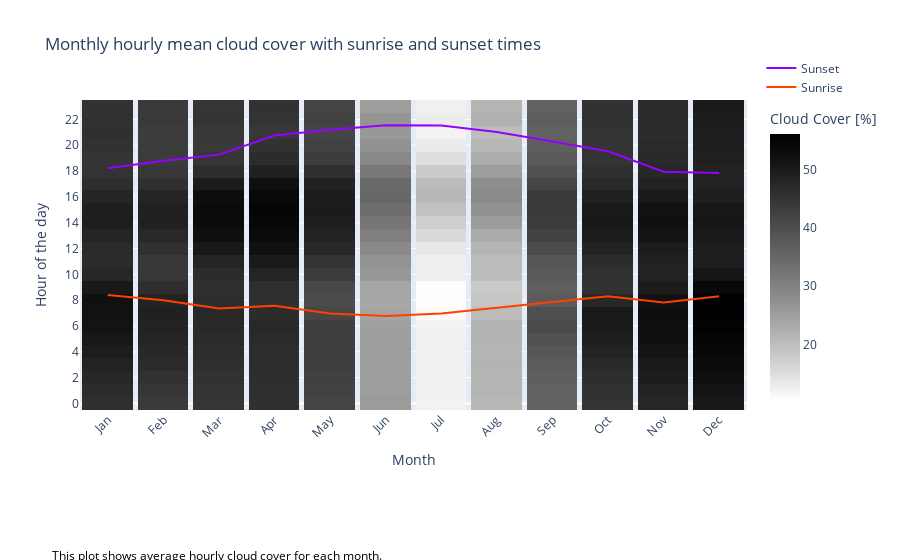

The notebook cell saved with this chart:
### Code cell
# Create the graph with cloud cover values plus sunrise and sunset times

# Reshape the data to match the format expected by Plotly
data_reshaped = avg_tcc.values.reshape((12, 24)).T*100  # Use -1 to automatically infer the size

fig = go.Figure()

fig.add_trace(go.Heatmap(z=data_reshaped,
                         x=list(range(12)),
                         y=list(range(24)),
                         xgap = 5,
                         colorscale='gray_r',
                         colorbar=dict(title="Cloud Cover [%]"),
                         hovertemplate='Month: %{x}<br>Time:%{y}:00<br>Cloud Cover: %{z:.0f}%<extra></extra>',  # Custom hover text
                        )
              )

# Set x-axis tickvals and ticktext for each month
fig.update_xaxes(tickvals=list(range(12)),
                 ticktext=[f"{month_name}" for month_name in ["Jan", "Feb", "Mar", "Apr", "May", "Jun", "Jul", "Aug", "Sep", "Oct", "Nov", "Dec"]],
                 tickmode='array',  # Use 'array' for custom tickvals and ticktext
                 tickangle=-45,  # Rotate tick labels for better readability
                 )

# Set x-axis tickvals and ticktext for each day of the month

# Add a line for sunset times
fig.add_trace(go.Scatter(x=list(range(12)),
                         y=[float('{:.2f}'.format(int(h) + int(m) / 60)) for h, m in [time.split(':') for time in sunset_times]],
                         mode='lines',
                         line=dict(color='rgb(150,0,255)', width=2),
                         name='Sunset',
                         hovertemplate='Month: %{x}<br>Sunset at: %{text}<extra></extra>',  # Custom hover text 
                         text=sunset_times
                         )
              )

# Add a line for sunrise times
fig.add_trace(go.Scatter(x=list(range(12)),
                         y=[float('{:.2f}'.format(int(h) + int(m) / 60)) for h, m in [time.split(':') for time in sunrise_times]],
                         mode='lines',
                         line=dict(color='rgb(255,65,0)', width=2),
                         name='Sunrise',
                         hovertemplate='Month: %{x}<br>Sunrise at: %{text}<extra></extra>',  # Custom hover text
                         text=sunrise_times
                         )
              )

# Update layout to show custom line in legend and set title and x axis
fig.update_layout(title='Monthly hourly mean cloud cover with sunrise and sunset times',
                  yaxis_title='Hour of the day',
                  xaxis_title='Month',
                  showlegend=True,
                  legend=dict(x=1.02, y=1.15),
                  yaxis=dict(dtick=2,)
                  )


# Figure description text
fig.add_annotation(text="""
                   <br>This plot shows average hourly cloud cover for each month. 
                   <br>Hourly changes of a month describe the cloud cover cycle of an average day for the associated month, 
                   <br>while changes between months highlight the average seasonal trends. 
                   <br>The two lines show sunrise and sunset times, adjusted for the timezone of the location as well as daylight saving times.  
                   """,
                    xref='paper', yref='paper',
                    x=0.5, y=-0.65,  # Adjust this value to position the text below the x-axis legend
                    showarrow=False,
                    align='left',
                    font=dict(size=12, color='black')
                    )

# Adjust the bottom margin to create more space below the figure
fig.update_layout(margin=dict(b=150))

fig.show()

### Figure 1 — Plotly figure (JSON) as saved in the notebook; plotly's stock layout.template omitted (floating-point values rounded to 4 significant figures; data arrays with more than 128 entries replaced by an {"elided": "..."} marker saying what was removed)
{"data": [{"colorbar": {"title": {"text": "Cloud Cover [%]"}}, "colorscale": [[0, "rgb(254, 254, 253)"], [0.09091, "rgb(224, 224, 223)"], [0.1818, "rgb(197, 197, 195)"], [0.2727, "rgb(171, 171, 170)"], [0.3636, "rgb(146, 146, 145)"], [0.4545, "rgb(124, 123, 122)"], [0.5455, "rgb(102, 101, 101)"], [0.6364, "rgb(81, 80, 80)"], [0.7273, "rgb(59, 59, 59)"], [0.8182, "rgb(38, 38, 38)"], [0.9091, "rgb(16, 16, 16)"], [1, "rgb(0, 0, 0)"]], "hovertemplate": "Month: %{x}<br>Time:%{y}:00<br>Cloud Cover: %{z:.0f}%<extra></extra>", "type": "heatmap", "x": [0, 1, 2, 3, 4, 5, 6, 7, 8, 9, 10, 11], "xgap": 5, "y": [0, 1, 2, 3, 4, 5, 6, 7, 8, 9, 10, 11, 12, 13, 14, 15, 16, 17, 18, 19, 20, 21, 22, 23], "z": {"elided": "24x12 float values"}}, {"hovertemplate": "Month: %{x}<br>Sunset at: %{text}<extra></extra>", "line": {"color": "rgb(150,0,255)", "width": 2}, "mode": "lines", "name": "Sunset", "text": ["18:13", "18:48", "19:16", "20:45", "21:12", "21:33", "21:31", "21:02", "20:17", "19:32", "17:57", "17:51"], "type": "scatter", "x": [0, 1, 2, 3, 4, 5, 6, 7, 8, 9, 10, 11], "y": [18.22, 18.8, 19.27, 20.75, 21.2, 21.55, 21.52, 21.03, 20.28, 19.53, 17.95, 17.85]}, {"hovertemplate": "Month: %{x}<br>Sunrise at: %{text}<extra></extra>", "line": {"color": "rgb(255,65,0)", "width": 2}, "mode": "lines", "name": "Sunrise", "text": ["08:24", "08:00", "07:21", "07:34", "06:59", "06:46", "06:59", "07:25", "07:51", "08:18", "07:50", "08:18"], "type": "scatter", "x": [0, 1, 2, 3, 4, 5, 6, 7, 8, 9, 10, 11], "y": [8.4, 8, 7.35, 7.57, 6.98, 6.77, 6.98, 7.42, 7.85, 8.3, 7.83, 8.3]}], "layout": {"annotations": [{"align": "left", "font": {"color": "black", "size": 12}, "showarrow": false, "text": "\n                   <br>This plot shows average hourly cloud cover for each month. \n                   <br>Hourly changes of a month describe the cloud cover cycle of an average day for the associated month, \n                   <br>while changes between months highlight the average seasonal trends. \n                   <br>The two lines show sunrise and sunset times, adjusted for the timezone of the location as well as daylight saving times.  \n                   ", "x": 0.5, "xref": "paper", "y": -0.65, "yref": "paper"}], "legend": {"x": 1.02, "y": 1.15}, "margin": {"b": 150}, "showlegend": true, "title": {"text": "Monthly hourly mean cloud cover with sunrise and sunset times"}, "xaxis": {"tickangle": -45, "tickmode": "array", "ticktext": ["Jan", "Feb", "Mar", "Apr", "May", "Jun", "Jul", "Aug", "Sep", "Oct", "Nov", "Dec"], "tickvals": [0, 1, 2, 3, 4, 5, 6, 7, 8, 9, 10, 11], "title": {"text": "Month"}}, "yaxis": {"dtick": 2, "title": {"text": "Hour of the day"}}}}
